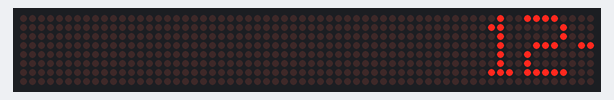
Bench run of a sketch on a simulated Arduino Uno, built with avr-gcc and run on an emulated ATmega328P. Shown: 64×8 LED matrix.

Above: at 0.45 s.
At 4.6 s:
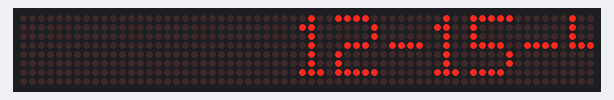
At 9.74 s:
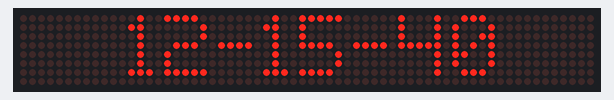
At 18.2 s:
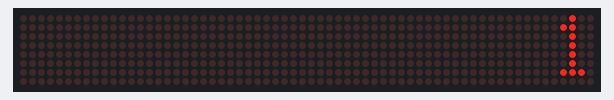
At 28.2 s:
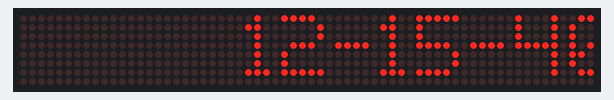
At 37.7 s:
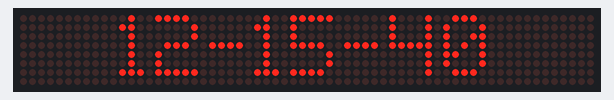

The sketch:

5_Parola_Animation.ino
```cpp
#include <MD_Parola.h>
#include <MD_MAX72xx.h>
#include <SPI.h>
/*
 Hello
 I design developer tools for embedded electronic systems. You can buy my projects design files.
 https://www.altiumdesignerprojects.com
*/
#define HARDWARE_TYPE MD_MAX72XX::PAROLA_HW

#define MAX_DEVICES 8
#define CS_PIN      10
#define CLK_PIN     13
#define DATA_PIN    11

MD_Parola P = MD_Parola(HARDWARE_TYPE, DATA_PIN, CLK_PIN, CS_PIN, MAX_DEVICES); // Software spi

char displayBuffer[12];

/*
  PA_LEFT;  sol tarafa yaslıyor
  PA_CENTER
  PA_RIGHT  // dene

  PA_PRINT,
  PA_NO_EFFECT,

  PA_SCAN_HORIZ,
  PA_SCAN_VERT

  PA_SCROLL_LEFT,
  PA_SCROLL_RIGHT

  PA_WIPE,
  PA_WIPE_CURSOR

  PA_SCROLL_UP_RIGHT,
  PA_SCROLL_UP_LEFT,
  PA_SCROLL_UP,

  PA_OPENING_CURSOR,
  PA_GROW_UP,
  PA_MESH,

  PA_BLINDS,

  PA_OPENING
  PA_CLOSING,
  PA_CLOSING_CURSOR

  PA_RANDOM,
  PA_GROW_DOWN,

  PA_DISSOLVE
  PA_SLICE,

  PA_SCROLL_DOWN
  PA_SCROLL_DOWN_LEFT,
  PA_SCROLL_DOWN_RIGHT,

*/

void setup(void){
  P.begin();
}

void loop(void){

 if(P.displayAnimate()){
   P.displayText("12-15-40", PA_CENTER, 25, 1000, PA_SCROLL_LEFT, PA_SCROLL_RIGHT);
   //             char *      align, speed, pause, effectIn, effectOut
 }

}
```

Measured:
- what the display in image 5 shows lasts 1.0 s, from 37.6 s to 38.6 s
